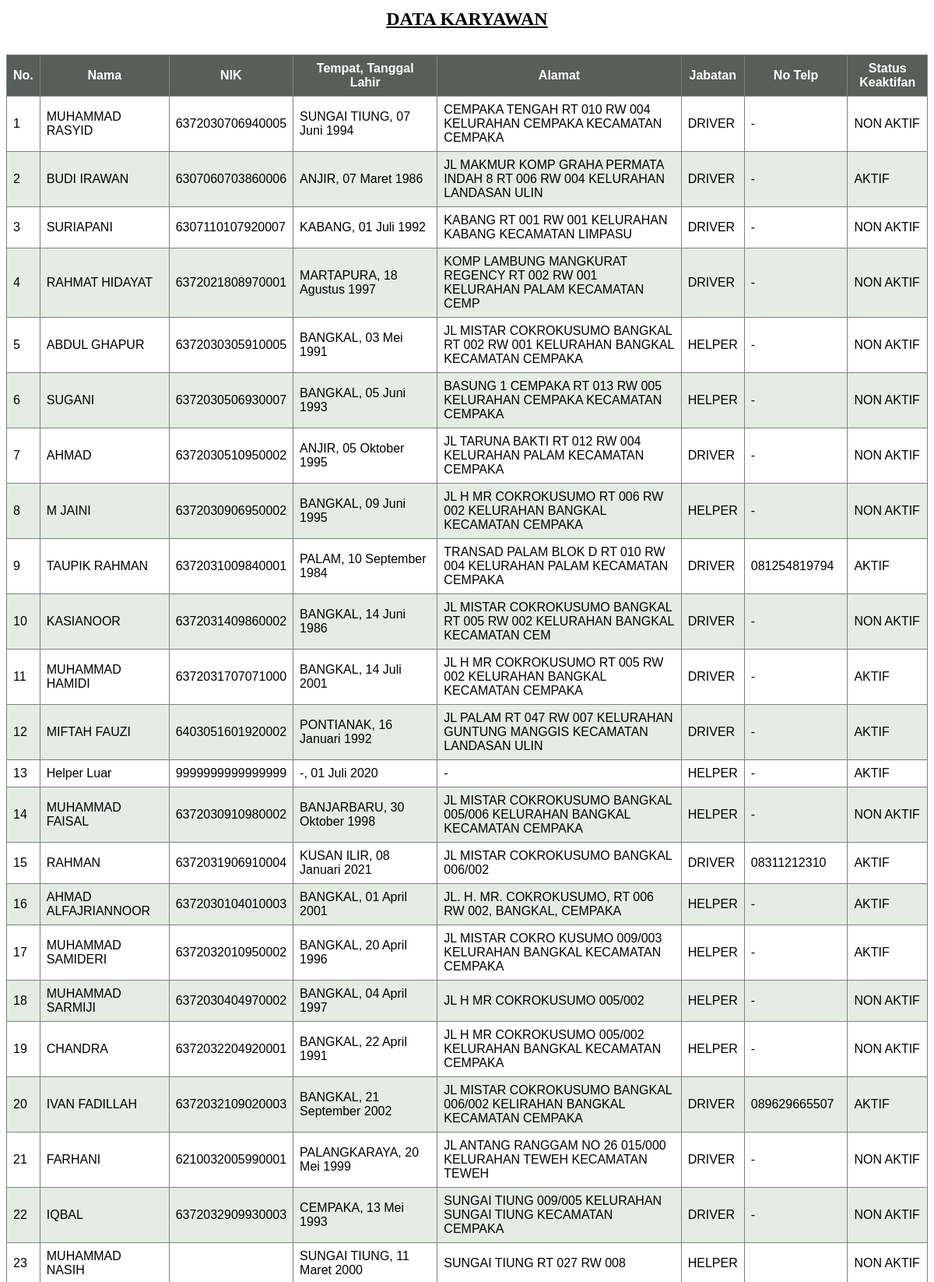
/adminkeu/report/reportkaryawan-res.php (signed in, upper part), run on the app's committed database.
### tables this page shows
CREATE TABLE `karyawan` (
  `id` int(11) NOT NULL,
  `username` varchar(30) DEFAULT NULL,
  `password` varchar(50) DEFAULT NULL,
  `nama` varchar(35) NOT NULL,
  `nik` varchar(16) NOT NULL,
  `tempat_lahir` varchar(50) NOT NULL,
  `tanggal_lahir` date NOT NULL,
  `jenis_kelamin` enum('LAKI-LAKI','PEREMPUAN') NOT NULL,
  `alamat` varchar(512) NOT NULL,
  `agama` enum('-','ISLAM','PROTESTAN','KATOLIK','HINDU','BUDDHA','KONGHUCU') NOT NULL,
  `status` enum('KAWIN','BELUM KAWIN') NOT NULL,
  `gol_darah` enum('-','A','B','AB','O') DEFAULT NULL,
  `jabatan` enum('DRIVER','HELPER','ADMINKEU','SPVDISTRIBUSI','MGRDISTRIBUSI') NOT NULL,
  `no_telepon` varchar(14) NOT NULL,
  `sim` enum('-','A','B1','B2','C','D','A UMUM','B1 UMUM','B2 UMUM') NOT NULL,
  `email` varchar(50) DEFAULT NULL,
  `tanggal_registrasi` datetime NOT NULL DEFAULT current_timestamp(),
  `tanggal_update_data` timestamp NOT NULL DEFAULT current_timestamp() ON UPDATE current_timestamp(),
  `status_karyawan` enum('BORONGAN','BULANAN') NOT NULL,
  `status_keaktifan` enum('AKTIF','NON AKTIF') NOT NULL,
  `upah_borongan` int(7) NOT NULL,
  `foto` varchar(255) DEFAULT NULL
);

### adminkeu/report/reportkaryawan-res.php (the view, shortened to what this page needs)
<?php
$database = new Database;
$db = $database->getConnection();
$selectSql = "SELECT * FROM karyawan WHERE jabatan='HELPER' OR jabatan='DRIVER'";
$stmt = $db->prepare($selectSql);
$stmt->execute();
?>
<table style="width: 100%; margin-bottom: 10px;">
  <tr>
    <td align="center" style="font-weight: bold; padding-bottom: 20px; font-size: x-large;"><u>DATA KARYAWAN</u></td>
  </tr>
</table>
<table id="content">
  <thead>
    <tr>
      <th>No.</th>
      <th>Nama</th>
      <th>NIK</th>
      <th>Tempat, Tanggal Lahir</th>
      <th>Alamat</th>
      <th>Jabatan</th>
      <th>No Telp</th>
      <th>Status Keaktifan</th>
    </tr>
  </thead>
  <tbody>
    <?php
    $no = 1;
    while ($row = $stmt->fetch(PDO::FETCH_ASSOC)) {
    ?>
      <tr>
        <td><?= $no++ ?></td>
        <td><?= $row['nama'] ?></td>
        <td><?= $row['nik'] ?></td>
        <td><?= $row['tempat_lahir'] . ", " . tanggal_indo($row['tanggal_lahir']) ?></td>
        <td><?= $row['alamat'] ?></td>
        <td><?= $row['jabatan'] ?></td>
        <td><?= $row['no_telepon'] ?></td>
        <td><?= $row['status_keaktifan'] ?></td>
      </tr>
    <?php } ?>
  </tbody>
</table>
<?php
function tanggal_indo($date, $cetak_hari = false)
{
  $bulan = array(
    1 =>   'Januari',
    'Februari',
    'Maret',
    'April',
    'Mei',
    'Juni',
    'Juli',
    'Agustus',
    'September',
    'Oktober',
    'November',
    'Desember'
  );
  $split = explode(' ', $date);
  $split_tanggal = explode('-', $split[0]);
  if (count($split) == 1) {
    $tgl_indo = $split_tanggal[2] . ' ' . $bulan[(int)$split_tanggal[1]] . ' ' . $split_tanggal[0];
  } else {
    $split_waktu = explode(':', $split[1]);
    $tgl_indo = $split_tanggal[2] . ' ' . $bulan[(int)$split_tanggal[1]] . ' ' . $split_tanggal[0] . ' ' . $split_waktu[0] . ':' . $split_waktu[1] . ':' . $split_waktu[2];
  }
  return $tgl_indo;
}
?>

### adminkeu/report/reportkaryawan-res.php (style rules this page uses)
table#content { font-family: Arial, Helvetica, sans-serif; border-collapse: collapse; width: 100%; margin-bottom: 30px; }
table#content th { border: 1px solid grey; padding: 8px; text-align: center; width: fit-content; background-color: #5a5e5a; color: white; }
table#content td { border: 1px solid grey; padding: 8px; }
table#content tbody tr:nth-child(even) { background-color: #e4ede4; }

### data on the page
karyawan: nama "MUHAMMAD RASYID", nik "6372030706940005", tempat_lahir "SUNGAI TIUNG", tanggal_lahir "07 Juni 1994", alamat "CEMPAKA TENGAH RT 010 RW 004 KELURAHAN CEMPAKA KECAMATAN CEMPAKA", jabatan "DRIVER", no_telepon "-", status_keaktifan "NON AKTIF"
karyawan: nama "BUDI IRAWAN", nik "6307060703860006", tempat_lahir "ANJIR", tanggal_lahir "07 Maret 1986", alamat "JL MAKMUR KOMP GRAHA PERMATA INDAH 8 RT 006 RW 004 KELURAHAN LANDASAN ULIN", jabatan "DRIVER", no_telepon "-", status_keaktifan "AKTIF"
karyawan: nama "SURIAPANI", nik "6307110107920007", tempat_lahir "KABANG", tanggal_lahir "01 Juli 1992", alamat "KABANG RT 001 RW 001 KELURAHAN KABANG KECAMATAN LIMPASU", jabatan "DRIVER", no_telepon "-", status_keaktifan "NON AKTIF"
karyawan: nama "RAHMAT HIDAYAT", nik "6372021808970001", tempat_lahir "MARTAPURA", tanggal_lahir "18 Agustus 1997", alamat "KOMP LAMBUNG MANGKURAT REGENCY RT 002 RW 001 KELURAHAN PALAM KECAMATAN CEMP", jabatan "DRIVER", no_telepon "-", status_keaktifan "NON AKTIF"
karyawan: nama "ABDUL GHAPUR", nik "6372030305910005", tempat_lahir "BANGKAL", tanggal_lahir "03 Mei 1991", alamat "JL MISTAR COKROKUSUMO BANGKAL RT 002 RW 001 KELURAHAN BANGKAL KECAMATAN CEMPAKA", jabatan "HELPER", no_telepon "-", status_keaktifan "NON AKTIF"
karyawan: nama "SUGANI", nik "6372030506930007", tempat_lahir "BANGKAL", tanggal_lahir "05 Juni 1993", alamat "BASUNG 1 CEMPAKA RT 013 RW 005 KELURAHAN CEMPAKA KECAMATAN CEMPAKA", jabatan "HELPER", no_telepon "-", status_keaktifan "NON AKTIF"
karyawan: nama "AHMAD", nik "6372030510950002", tempat_lahir "ANJIR", tanggal_lahir "05 Oktober 1995", alamat "JL TARUNA BAKTI RT 012 RW 004 KELURAHAN PALAM KECAMATAN CEMPAKA", jabatan "DRIVER", no_telepon "-", status_keaktifan "NON AKTIF"
karyawan: nama "M JAINI", nik "6372030906950002", tempat_lahir "BANGKAL", tanggal_lahir "09 Juni 1995", alamat "JL H MR COKROKUSUMO RT 006 RW 002 KELURAHAN BANGKAL KECAMATAN CEMPAKA", jabatan "HELPER", no_telepon "-", status_keaktifan "NON AKTIF"
karyawan: nama "TAUPIK RAHMAN", nik "6372031009840001", tempat_lahir "PALAM", tanggal_lahir "10 September 1984", alamat "TRANSAD PALAM BLOK D RT 010 RW 004 KELURAHAN PALAM KECAMATAN CEMPAKA", jabatan "DRIVER", no_telepon "081254819794", status_keaktifan "AKTIF"
karyawan: nama "KASIANOOR", nik "6372031409860002", tempat_lahir "BANGKAL", tanggal_lahir "14 Juni 1986", alamat "JL MISTAR COKROKUSUMO BANGKAL RT 005 RW 002 KELURAHAN BANGKAL KECAMATAN CEM", jabatan "DRIVER", no_telepon "-", status_keaktifan "NON AKTIF"
karyawan: nama "MUHAMMAD HAMIDI", nik "6372031707071000", tempat_lahir "BANGKAL", tanggal_lahir "14 Juli 2001", alamat "JL H MR COKROKUSUMO RT 005 RW 002 KELURAHAN BANGKAL KECAMATAN CEMPAKA", jabatan "DRIVER", no_telepon "-", status_keaktifan "AKTIF"
karyawan: nama "MIFTAH FAUZI", nik "6403051601920002", tempat_lahir "PONTIANAK", tanggal_lahir "16 Januari 1992", alamat "JL PALAM RT 047 RW 007 KELURAHAN GUNTUNG MANGGIS KECAMATAN LANDASAN ULIN", jabatan "DRIVER", no_telepon "-", status_keaktifan "AKTIF"
karyawan: nama "Helper Luar", nik "9999999999999999", tempat_lahir "-", tanggal_lahir "01 Juli 2020", alamat "-", jabatan "HELPER", no_telepon "-", status_keaktifan "AKTIF"
karyawan: nama "MUHAMMAD FAISAL", nik "6372030910980002", tempat_lahir "BANJARBARU", tanggal_lahir "30 Oktober 1998", alamat "JL MISTAR COKROKUSUMO BANGKAL 005/006 KELURAHAN BANGKAL KECAMATAN CEMPAKA", jabatan "HELPER", no_telepon "-", status_keaktifan "NON AKTIF"
karyawan: nama "RAHMAN", nik "6372031906910004", tempat_lahir "KUSAN ILIR", tanggal_lahir "08 Januari 2021", alamat "JL MISTAR COKROKUSUMO BANGKAL 006/002", jabatan "DRIVER", no_telepon "08311212310", status_keaktifan "AKTIF"
karyawan: nama "AHMAD ALFAJRIANNOOR", nik "6372030104010003", tempat_lahir "BANGKAL", tanggal_lahir "01 April 2001", alamat "JL. H. MR. COKROKUSUMO, RT 006 RW 002, BANGKAL, CEMPAKA", jabatan "HELPER", no_telepon "-", status_keaktifan "AKTIF"
karyawan: nama "MUHAMMAD SAMIDERI", nik "6372032010950002", tempat_lahir "BANGKAL", tanggal_lahir "20 April 1996", alamat "JL MISTAR COKRO KUSUMO 009/003 KELURAHAN BANGKAL KECAMATAN CEMPAKA", jabatan "HELPER", no_telepon "-", status_keaktifan "AKTIF"
karyawan: nama "MUHAMMAD SARMIJI", nik "6372030404970002", tempat_lahir "BANGKAL", tanggal_lahir "04 April 1997", alamat "JL H MR COKROKUSUMO 005/002", jabatan "HELPER", no_telepon "-", status_keaktifan "NON AKTIF"
karyawan: nama "CHANDRA", nik "6372032204920001", tempat_lahir "BANGKAL", tanggal_lahir "22 April 1991", alamat "JL H MR COKROKUSUMO 005/002 KELURAHAN BANGKAL KECAMATAN CEMPAKA", jabatan "HELPER", no_telepon "-", status_keaktifan "NON AKTIF"
karyawan: nama "IVAN FADILLAH", nik "6372032109020003", tempat_lahir "BANGKAL", tanggal_lahir "21 September 2002", alamat "JL MISTAR COKROKUSUMO BANGKAL 006/002 KELIRAHAN BANGKAL KECAMATAN CEMPAKA", jabatan "DRIVER", no_telepon "089629665507", status_keaktifan "AKTIF"
karyawan: nama "FARHANI", nik "6210032005990001", tempat_lahir "PALANGKARAYA", tanggal_lahir "20 Mei 1999", alamat "JL ANTANG RANGGAM NO 26 015/000 KELURAHAN TEWEH KECAMATAN TEWEH", jabatan "DRIVER", no_telepon "-", status_keaktifan "NON AKTIF"
karyawan: nama "IQBAL", nik "6372032909930003", tempat_lahir "CEMPAKA", tanggal_lahir "13 Mei 1993", alamat "SUNGAI TIUNG 009/005 KELURAHAN SUNGAI TIUNG KECAMATAN CEMPAKA", jabatan "DRIVER", no_telepon "-", status_keaktifan "NON AKTIF"
karyawan: nama "MUHAMMAD NASIH", tempat_lahir "SUNGAI TIUNG", tanggal_lahir "11 Maret 2000", alamat "SUNGAI TIUNG RT 027 RW 008", jabatan "HELPER", status_keaktifan "NON AKTIF"
